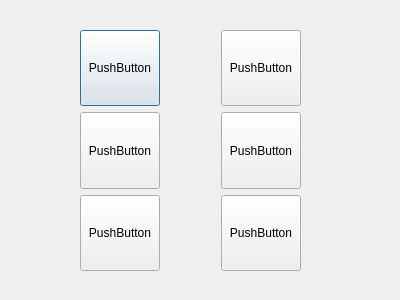
<?xml version="1.0" encoding="UTF-8"?>
<ui version="4.0">
 <class>head</class>
 <widget class="QDialog" name="head">
  <property name="geometry">
   <rect>
    <x>0</x>
    <y>0</y>
    <width>400</width>
    <height>300</height>
   </rect>
  </property>
  <property name="windowTitle">
   <string>Dialog</string>
  </property>
  <widget class="QWidget" name="layoutWidget">
   <property name="geometry">
    <rect>
     <x>80</x>
     <y>30</y>
     <width>221</width>
     <height>241</height>
    </rect>
   </property>
   <property name="sizePolicy">
    <sizepolicy hsizetype="Expanding" vsizetype="Expanding">
     <horstretch>0</horstretch>
     <verstretch>0</verstretch>
    </sizepolicy>
   </property>
   <layout class="QVBoxLayout" name="verticalLayout">
    <item>
     <layout class="QHBoxLayout" name="horizontalLayout">
      <item>
       <widget class="QPushButton" name="pushButton">
        <property name="sizePolicy">
         <sizepolicy hsizetype="Expanding" vsizetype="Expanding">
          <horstretch>0</horstretch>
          <verstretch>0</verstretch>
         </sizepolicy>
        </property>
        <property name="text">
         <string>PushButton</string>
        </property>
       </widget>
      </item>
      <item>
       <widget class="QLabel" name="label_3">
        <property name="sizePolicy">
         <sizepolicy hsizetype="Expanding" vsizetype="Expanding">
          <horstretch>0</horstretch>
          <verstretch>0</verstretch>
         </sizepolicy>
        </property>
        <property name="text">
         <string/>
        </property>
       </widget>
      </item>
      <item>
       <widget class="QPushButton" name="pushButton_2">
        <property name="sizePolicy">
         <sizepolicy hsizetype="Expanding" vsizetype="Expanding">
          <horstretch>0</horstretch>
          <verstretch>0</verstretch>
         </sizepolicy>
        </property>
        <property name="text">
         <string>PushButton</string>
        </property>
       </widget>
      </item>
     </layout>
    </item>
    <item>
     <layout class="QHBoxLayout" name="horizontalLayout_2">
      <item>
       <widget class="QPushButton" name="pushButton_3">
        <property name="sizePolicy">
         <sizepolicy hsizetype="Expanding" vsizetype="Expanding">
          <horstretch>0</horstretch>
          <verstretch>0</verstretch>
         </sizepolicy>
        </property>
        <property name="text">
         <string>PushButton</string>
        </property>
       </widget>
      </item>
      <item>
       <widget class="QLabel" name="label">
        <property name="sizePolicy">
         <sizepolicy hsizetype="Expanding" vsizetype="Expanding">
          <horstretch>0</horstretch>
          <verstretch>0</verstretch>
         </sizepolicy>
        </property>
        <property name="text">
         <string/>
        </property>
       </widget>
      </item>
      <item>
       <widget class="QPushButton" name="pushButton_4">
        <property name="sizePolicy">
         <sizepolicy hsizetype="Expanding" vsizetype="Expanding">
          <horstretch>0</horstretch>
          <verstretch>0</verstretch>
         </sizepolicy>
        </property>
        <property name="text">
         <string>PushButton</string>
        </property>
       </widget>
      </item>
     </layout>
    </item>
    <item>
     <layout class="QHBoxLayout" name="horizontalLayout_3">
      <item>
       <widget class="QPushButton" name="pushButton_5">
        <property name="sizePolicy">
         <sizepolicy hsizetype="Expanding" vsizetype="Expanding">
          <horstretch>0</horstretch>
          <verstretch>0</verstretch>
         </sizepolicy>
        </property>
        <property name="text">
         <string>PushButton</string>
        </property>
       </widget>
      </item>
      <item>
       <widget class="QLabel" name="label_2">
        <property name="sizePolicy">
         <sizepolicy hsizetype="Expanding" vsizetype="Expanding">
          <horstretch>0</horstretch>
          <verstretch>0</verstretch>
         </sizepolicy>
        </property>
        <property name="text">
         <string/>
        </property>
       </widget>
      </item>
      <item>
       <widget class="QPushButton" name="pushButton_6">
        <property name="sizePolicy">
         <sizepolicy hsizetype="Expanding" vsizetype="Expanding">
          <horstretch>0</horstretch>
          <verstretch>0</verstretch>
         </sizepolicy>
        </property>
        <property name="text">
         <string>PushButton</string>
        </property>
       </widget>
      </item>
     </layout>
    </item>
   </layout>
  </widget>
 </widget>
 <resources/>
 <connections/>
</ui>
